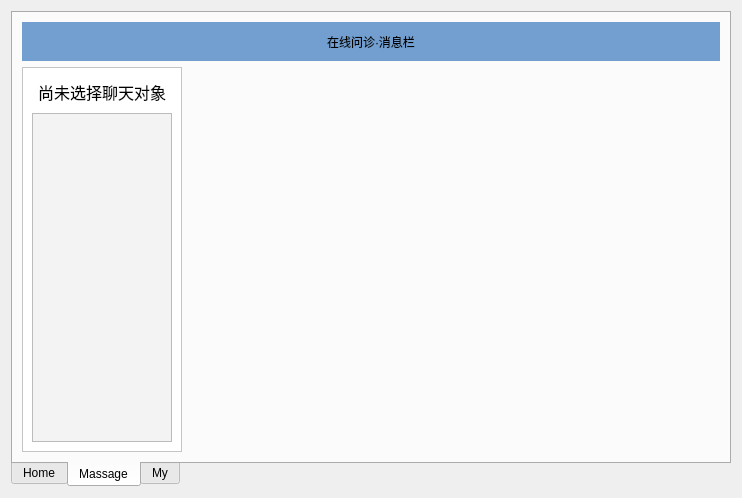
<?xml version="1.0" encoding="UTF-8"?>
<ui version="4.0">
 <class>DoctorPage</class>
 <widget class="QWidget" name="DoctorPage">
  <property name="geometry">
   <rect>
    <x>0</x>
    <y>0</y>
    <width>742</width>
    <height>498</height>
   </rect>
  </property>
  <property name="windowTitle">
   <string>Form</string>
  </property>
  <layout class="QGridLayout" name="gridLayout_2">
   <item row="1" column="0">
    <widget class="QTabWidget" name="Homepge">
     <property name="styleSheet">
      <string notr="true">Homepage{&quot;QTabWidget::pane{ border:none; }&quot;
                &quot;QTabWidget::tab-bar{ alignment:left; }&quot;
                &quot;QTabBar::tab{ background:transparent; color:white; min-width:30ex; min-height:10ex; }&quot;
                &quot;QTabBar::tab:hover{ background:rgb(255, 255, 255, 100); }&quot;
                &quot;QTabBar::tab:selected{ border-color: white; background:white; color:green; }&quot;}</string>
     </property>
     <property name="tabPosition">
      <enum>QTabWidget::South</enum>
     </property>
     <property name="currentIndex">
      <number>1</number>
     </property>
     <widget class="QWidget" name="HOME">
      <attribute name="title">
       <string>Home</string>
      </attribute>
      <widget class="QFrame" name="frame">
       <property name="geometry">
        <rect>
         <x>30</x>
         <y>50</y>
         <width>681</width>
         <height>141</height>
        </rect>
       </property>
       <property name="frameShape">
        <enum>QFrame::StyledPanel</enum>
       </property>
       <property name="frameShadow">
        <enum>QFrame::Raised</enum>
       </property>
       <layout class="QHBoxLayout" name="horizontalLayout">
        <item>
         <widget class="QPushButton" name="registration_inquiry">
          <property name="styleSheet">
           <string notr="true">border-radius: 50px;
    background: qradialgradient(cx:0.5, cy:0.5, radius: 1, fx:0.5, fy:0.5, stop:0 #0099FF, stop:1 #0044CC);
    color: white;
    font-family: &quot;楷体&quot;;</string>
          </property>
          <property name="text">
           <string>处理挂号</string>
          </property>
         </widget>
        </item>
        <item>
         <widget class="QPushButton" name="registration_history">
          <property name="styleSheet">
           <string notr="true">border-radius: 50px;
    background: qradialgradient(cx:0.5, cy:0.5, radius: 1, fx:0.5, fy:0.5, stop:0 #0099FF, stop:1 #0044CC);
    color: white;
    font-family: &quot;楷体&quot;;</string>
          </property>
          <property name="text">
           <string>查询记录</string>
          </property>
         </widget>
        </item>
       </layout>
      </widget>
      <widget class="QFrame" name="frame_5">
       <property name="geometry">
        <rect>
         <x>30</x>
         <y>230</y>
         <width>681</width>
         <height>151</height>
        </rect>
       </property>
       <property name="styleSheet">
        <string notr="true">frame{url(:/resource111/1.png);}</string>
       </property>
       <property name="frameShape">
        <enum>QFrame::StyledPanel</enum>
       </property>
       <property name="frameShadow">
        <enum>QFrame::Raised</enum>
       </property>
      </widget>
     </widget>
     <widget class="QWidget" name="Massage">
      <attribute name="title">
       <string>Massage</string>
      </attribute>
      <layout class="QGridLayout" name="gridLayout_3">
       <item row="0" column="0" rowspan="2" colspan="2">
        <layout class="QVBoxLayout" name="verticalLayout_9" stretch="2,20">
         <item>
          <widget class="QLabel" name="label">
           <property name="styleSheet">
            <string notr="true">background-color: rgb(114, 159, 207);</string>
           </property>
           <property name="text">
            <string>在线问诊·消息栏</string>
           </property>
           <property name="alignment">
            <set>Qt::AlignCenter</set>
           </property>
          </widget>
         </item>
         <item>
          <layout class="QHBoxLayout" name="horizontalLayout_15" stretch="3,10">
           <item>
            <widget class="QFrame" name="frame_7">
             <property name="styleSheet">
              <string notr="true">background-color: rgb(255, 255, 255);</string>
             </property>
             <property name="frameShape">
              <enum>QFrame::StyledPanel</enum>
             </property>
             <property name="frameShadow">
              <enum>QFrame::Raised</enum>
             </property>
             <layout class="QVBoxLayout" name="verticalLayout_10">
              <item>
               <widget class="QLabel" name="labelName">
                <property name="minimumSize">
                 <size>
                  <width>0</width>
                  <height>30</height>
                 </size>
                </property>
                <property name="font">
                 <font>
                  <pointsize>12</pointsize>
                 </font>
                </property>
                <property name="text">
                 <string>尚未选择聊天对象</string>
                </property>
                <property name="alignment">
                 <set>Qt::AlignCenter</set>
                </property>
               </widget>
              </item>
              <item>
               <layout class="QVBoxLayout" name="verticalLayout_5" stretch="30">
                <item>
                 <widget class="QScrollArea" name="scrollArea">
                  <property name="styleSheet">
                   <string notr="true">background-color: rgb(243, 243, 243);</string>
                  </property>
                  <property name="widgetResizable">
                   <bool>true</bool>
                  </property>
                  <widget class="QWidget" name="scrollAreaWidgetContents">
                   <property name="geometry">
                    <rect>
                     <x>0</x>
                     <y>0</y>
                     <width>136</width>
                     <height>323</height>
                    </rect>
                   </property>
                   <layout class="QHBoxLayout" name="horizontalLayout_3">
                    <item>
                     <widget class="QWidget" name="msgWidget" native="true">
                      <layout class="QVBoxLayout" name="verticalLayout"/>
                     </widget>
                    </item>
                   </layout>
                  </widget>
                 </widget>
                </item>
               </layout>
              </item>
             </layout>
            </widget>
           </item>
           <item>
            <widget class="dbWidget" name="mainChat" native="true">
             <property name="styleSheet">
              <string notr="true">alternate-background-color: rgb(211, 215, 207);</string>
             </property>
            </widget>
           </item>
          </layout>
         </item>
        </layout>
       </item>
      </layout>
     </widget>
     <widget class="QWidget" name="My">
      <attribute name="title">
       <string>My</string>
      </attribute>
      <layout class="QGridLayout" name="gridLayout">
       <item row="0" column="0">
        <layout class="QHBoxLayout" name="horizontalLayout_27">
         <item>
          <spacer name="horizontalSpacer">
           <property name="orientation">
            <enum>Qt::Horizontal</enum>
           </property>
           <property name="sizeHint" stdset="0">
            <size>
             <width>40</width>
             <height>20</height>
            </size>
           </property>
          </spacer>
         </item>
         <item>
          <layout class="QVBoxLayout" name="verticalLayout_18">
           <item>
            <spacer name="verticalSpacer_11">
             <property name="orientation">
              <enum>Qt::Vertical</enum>
             </property>
             <property name="sizeHint" stdset="0">
              <size>
               <width>17</width>
               <height>17</height>
              </size>
             </property>
            </spacer>
           </item>
           <item>
            <widget class="QWidget" name="widget_15" native="true">
             <property name="styleSheet">
              <string notr="true">background-color: rgb(52, 101, 164);</string>
             </property>
             <layout class="QHBoxLayout" name="horizontalLayout_28">
              <item>
               <widget class="QLabel" name="label_23">
                <property name="text">
                 <string>基本信息</string>
                </property>
               </widget>
              </item>
             </layout>
            </widget>
           </item>
           <item>
            <layout class="QVBoxLayout" name="verticalLayout_2">
             <item>
              <layout class="QHBoxLayout" name="horizontalLayout_29">
               <item>
                <widget class="QLabel" name="label_24">
                 <property name="text">
                  <string>姓名：</string>
                 </property>
                </widget>
               </item>
               <item>
                <widget class="QLineEdit" name="lineEdit_17"/>
               </item>
              </layout>
             </item>
             <item>
              <layout class="QHBoxLayout" name="horizontalLayout_2">
               <item>
                <widget class="QLabel" name="label_25">
                 <property name="text">
                  <string>性别：</string>
                 </property>
                </widget>
               </item>
               <item>
                <widget class="QLineEdit" name="lineEdit_18"/>
               </item>
              </layout>
             </item>
             <item>
              <layout class="QHBoxLayout" name="horizontalLayout_31">
               <item>
                <widget class="QLabel" name="label_26">
                 <property name="text">
                  <string>科室：</string>
                 </property>
                </widget>
               </item>
               <item>
                <widget class="QLineEdit" name="lineEdit_19"/>
               </item>
              </layout>
             </item>
             <item>
              <layout class="QHBoxLayout" name="horizontalLayout_32">
               <item>
                <widget class="QLabel" name="label_27">
                 <property name="text">
                  <string>主治方向：</string>
                 </property>
                </widget>
               </item>
               <item>
                <widget class="QLineEdit" name="lineEdit_20"/>
               </item>
              </layout>
             </item>
            </layout>
           </item>
           <item>
            <spacer name="verticalSpacer_12">
             <property name="orientation">
              <enum>Qt::Vertical</enum>
             </property>
             <property name="sizeHint" stdset="0">
              <size>
               <width>301</width>
               <height>13</height>
              </size>
             </property>
            </spacer>
           </item>
          </layout>
         </item>
         <item>
          <spacer name="horizontalSpacer_2">
           <property name="orientation">
            <enum>Qt::Horizontal</enum>
           </property>
           <property name="sizeHint" stdset="0">
            <size>
             <width>40</width>
             <height>20</height>
            </size>
           </property>
          </spacer>
         </item>
        </layout>
       </item>
      </layout>
     </widget>
    </widget>
   </item>
  </layout>
 </widget>
 <customwidgets>
  <customwidget>
   <class>dbWidget</class>
   <extends>QWidget</extends>
   <header location="global">dbwidget.h</header>
   <container>1</container>
  </customwidget>
 </customwidgets>
 <resources/>
 <connections/>
</ui>
